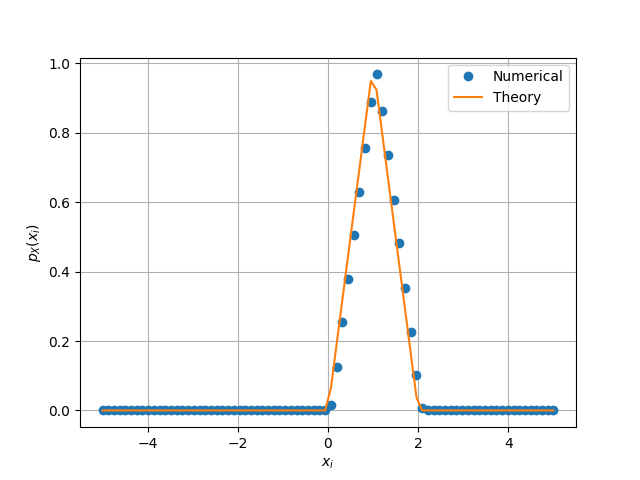

Generate this figure with Python:
#Importing numpy, scipy, mpmath and pyplot
import numpy as np
import mpmath as mp
import scipy 
import matplotlib.pyplot as plt

#if using termux
# import subprocess
# import shlex
# #end if


maxrange=80
maxlim=5.0
x = np.linspace(-maxlim,maxlim,maxrange)#points on the x axis
simlen = int(1e6) #number of samples
err = [] #declaring probability list
pdf = [0] #declaring pdf list
h = 2*maxlim/(maxrange-1)
#randvar = np.random.normal(0,1,simlen)
#randvar = np.loadtxt('uni.dat',dtype='double')
randvar = np.loadtxt('T.dat',dtype='double')

for i in range(0,maxrange):
	err_ind = np.nonzero(randvar < x[i]) #checking probability condition
	err_n = np.size(err_ind) #computing the probability
	err.append(err_n/simlen) #storing the probability values in a list

	
for i in range(0,maxrange-1):
	test = (err[i+1]-err[i])/(x[i+1]-x[i])
	pdf.append(test) #storing the pdf values in a list

def T_pdf(y):
    if(y<0):
        return 0
    if(0<=y<=1):
        return y
    if(1<y<=2):
        return 2-y
    if(y>2):
        return 0

pdf_formula = []
for i in range(len(x)):
    pdf_formula.append(T_pdf(x[i]))
      
plt.plot(x, pdf, 'o')
plt.plot(x, pdf_formula)


#vec_T_pdf = scipy.vectorize(T_pdf)

#plt.plot(x[0:(maxrange-1)].T,pdf,'o')
# a=[]
# b=[]
# c=[]
# d=[]
# for i in range(0,maxrange):
#     if x[i]<0:
#         a.append(x[i])
#     if 0<=x[i]<=1:
#         b.append(x[i])
#     if 1<x[i]<=2:
#         c.append(x[i])
#     if x[i]>2:
#         d.append(x[i])
# plt.plot(a,vec_T_pdf(a))#plotting the PDF
# plt.plot(b,vec_T_pdf(b))
# plt.plot(c,vec_T_pdf(c))
# plt.plot(d,vec_T_pdf(d))
#plt.plot(x,vec_T_pdf(x))
plt.grid() #creating the grid
plt.xlabel('$x_i$')
plt.ylabel('$p_X(x_i)$')
plt.legend(["Numerical","Theory"])

#if using termux
#plt.savefig('../figs/uni_pdf.pdf')
#plt.savefig('../figs/uni_pdf.eps')
#subprocess.run(shlex.split("termux-open ../figs/uni_pdf.pdf"))
#if using termux
# plt.savefig('../figs/gauss_pdf.pdf')
# plt.savefig('../figs/gauss_pdf.eps')
# subprocess.run(shlex.split("termux-open ../figs/gauss_pdf.pdf"))
#else
plt.show() #opening the plot window